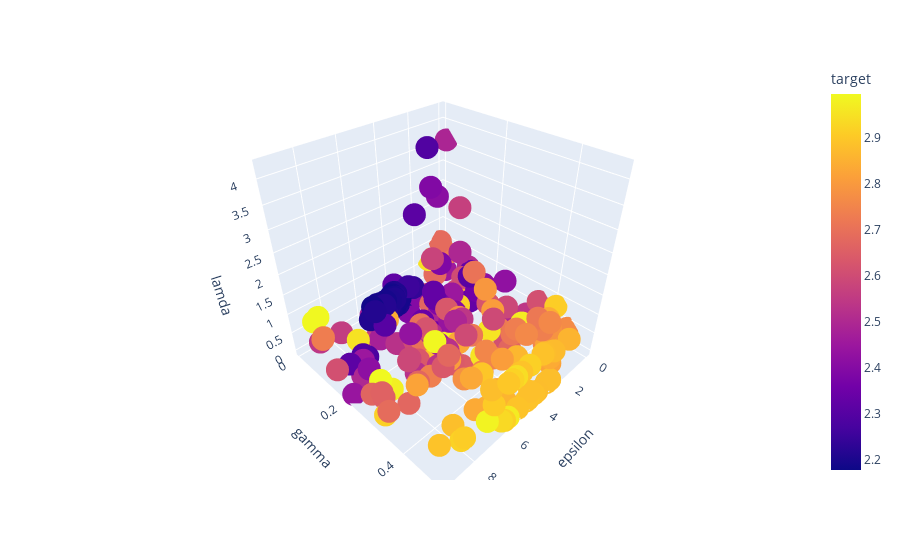

Source (notebook cell):
### Code cell
px.scatter_3d(df1, x = "epsilon", y = "gamma", z = "lamda", color = "target", hover_data = ["C"])

### Figure 1 — Plotly figure (JSON) as saved in the notebook; plotly's stock layout.template omitted (floating-point values rounded to 4 significant figures; data arrays with more than 128 entries replaced by an {"elided": "..."} marker saying what was removed)
{"data": [{"customdata": {"elided": "230x1 float values"}, "hovertemplate": "epsilon=%{x}<br>gamma=%{y}<br>lamda=%{z}<br>C=%{customdata[0]}<br>target=%{marker.color}<extra></extra>", "legendgroup": "", "marker": {"color": {"elided": "230 float values"}, "coloraxis": "coloraxis", "symbol": "circle"}, "mode": "markers", "name": "", "scene": "scene", "showlegend": false, "type": "scatter3d", "x": {"elided": "230 float values"}, "y": {"elided": "230 float values"}, "z": {"elided": "230 float values"}}], "layout": {"coloraxis": {"colorbar": {"title": {"text": "target"}}, "colorscale": [[0, "#0d0887"], [0.1111, "#46039f"], [0.2222, "#7201a8"], [0.3333, "#9c179e"], [0.4444, "#bd3786"], [0.5556, "#d8576b"], [0.6667, "#ed7953"], [0.7778, "#fb9f3a"], [0.8889, "#fdca26"], [1, "#f0f921"]]}, "legend": {"tracegroupgap": 0}, "margin": {"t": 60}, "scene": {"domain": {"x": [0, 1], "y": [0, 1]}, "xaxis": {"title": {"text": "epsilon"}}, "yaxis": {"title": {"text": "gamma"}}, "zaxis": {"title": {"text": "lamda"}}}}}
